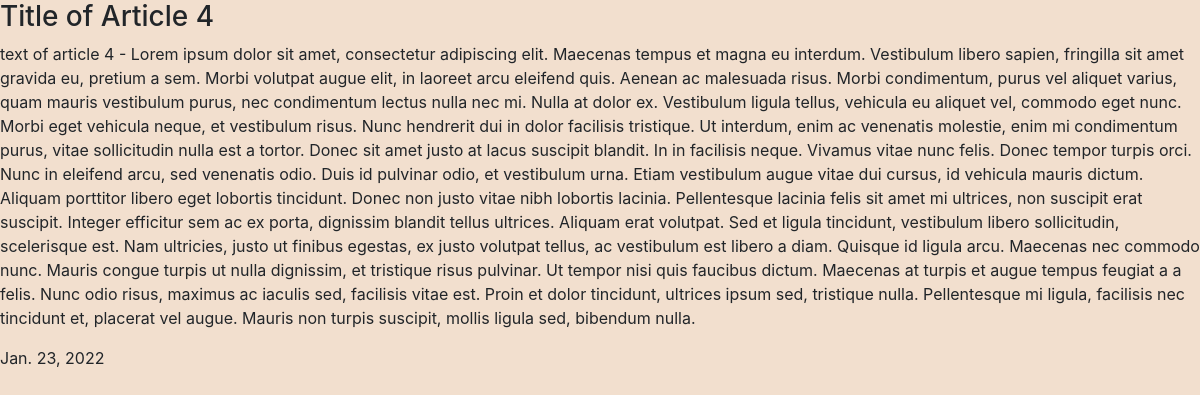
Screenshot of /article/4 with the database file from the repository.
### retrieval/models.py (models this page shows, shortened)
class Article(models.Model):
    document_id = models.IntegerField()
    title = models.CharField(max_length=1000)
    body = models.TextField()
    url = models.URLField()
    publication_date = models.DateField(auto_now=False, null=True, blank=True)

### retrieval/views.py (the view)
# urls.py: path('article/<int:document_id>', views.article_detail, name="article_detail")
def article_detail(request, document_id):
    article = get_object_or_404(Article, document_id=document_id)
    context = {
        'article': article,
    }
    return render(request, 'retrieval/detail.html', context)

### retrieval/templates/retrieval/detail.html (shortened to what this page needs)
{% extends '../base.html' %}
{% block content %}
   <h3>{{ article.title }}</h3>
   <p>{{ article.body }}</p>
   <p>{{ article.publication_date }}</p>
{% endblock %}

### retrieval/templates/base.html (shortened to what this page needs)
{% load static %}
<!DOCTYPE html>
<html>
<head>
  <link rel="stylesheet" type="text/css" href="{% static 'retrieval/style.css' %}">
  <link rel="stylesheet" href="https://stackpath.bootstrapcdn.com/bootstrap/4.3.1/css/bootstrap.min.css">
  <link href = "https://code.jquery.com/ui/1.10.4/themes/ui-lightness/jquery-ui.css" rel = "stylesheet">
</head>
<body id='baseBody'>
  <div id='content'>{% block content %} {% endblock %}</div>
</body>
</html>

### retrieval/static/retrieval/style.css (style rules this page uses)
#baseBody { background-color: #f2dfce }

### rows the page displays
Article: title "Title of Article 4", body "text of article 4 - Lorem ipsum dolor sit amet, consectetur adipiscing elit. Maecenas tempus et magna eu interdum. Vestibulum libero sapien, fringilla sit amet gravida eu, pretium a sem. Morbi volutpat augue elit, in laoreet arcu eleifend quis. Aenean ac malesuada risus. Morbi condimentum, purus vel aliquet varius, quam mauris vestibulum purus, nec condimentum lectus nulla nec mi. Nulla at dolor ex. Vestibulum ligula tellus, vehicula eu aliquet vel, commodo eget nunc. Morbi eget vehicula neque, et vestibulum risus. Nunc hendrerit dui in dolor facilisis tristique. Ut interdum, enim ac venenatis molestie, enim mi condimentum purus, vitae sollicitudin nulla est a tortor. Donec sit amet justo…", publication_date "Jan. 23, 2022"
